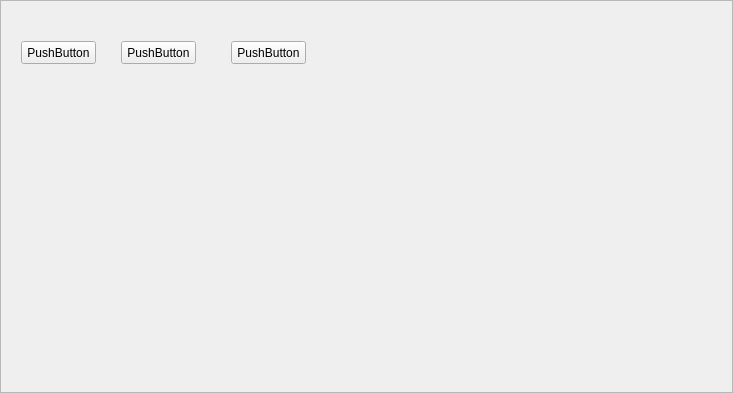
<?xml version="1.0" encoding="UTF-8"?>
<ui version="4.0">
 <class>ScrollArea</class>
 <widget class="QScrollArea" name="ScrollArea">
  <property name="geometry">
   <rect>
    <x>0</x>
    <y>0</y>
    <width>733</width>
    <height>393</height>
   </rect>
  </property>
  <property name="windowTitle">
   <string>ScrollArea</string>
  </property>
  <property name="widgetResizable">
   <bool>true</bool>
  </property>
  <widget class="QWidget" name="scrollAreaWidgetContents">
   <property name="geometry">
    <rect>
     <x>0</x>
     <y>0</y>
     <width>731</width>
     <height>391</height>
    </rect>
   </property>
   <widget class="QPushButton" name="pushButton">
    <property name="geometry">
     <rect>
      <x>20</x>
      <y>40</y>
      <width>75</width>
      <height>23</height>
     </rect>
    </property>
    <property name="text">
     <string>PushButton</string>
    </property>
   </widget>
   <widget class="QPushButton" name="pushButton_2">
    <property name="geometry">
     <rect>
      <x>120</x>
      <y>40</y>
      <width>75</width>
      <height>23</height>
     </rect>
    </property>
    <property name="text">
     <string>PushButton</string>
    </property>
   </widget>
   <widget class="QPushButton" name="pushButton_3">
    <property name="geometry">
     <rect>
      <x>230</x>
      <y>40</y>
      <width>75</width>
      <height>23</height>
     </rect>
    </property>
    <property name="text">
     <string>PushButton</string>
    </property>
   </widget>
  </widget>
 </widget>
 <resources/>
 <connections/>
</ui>
